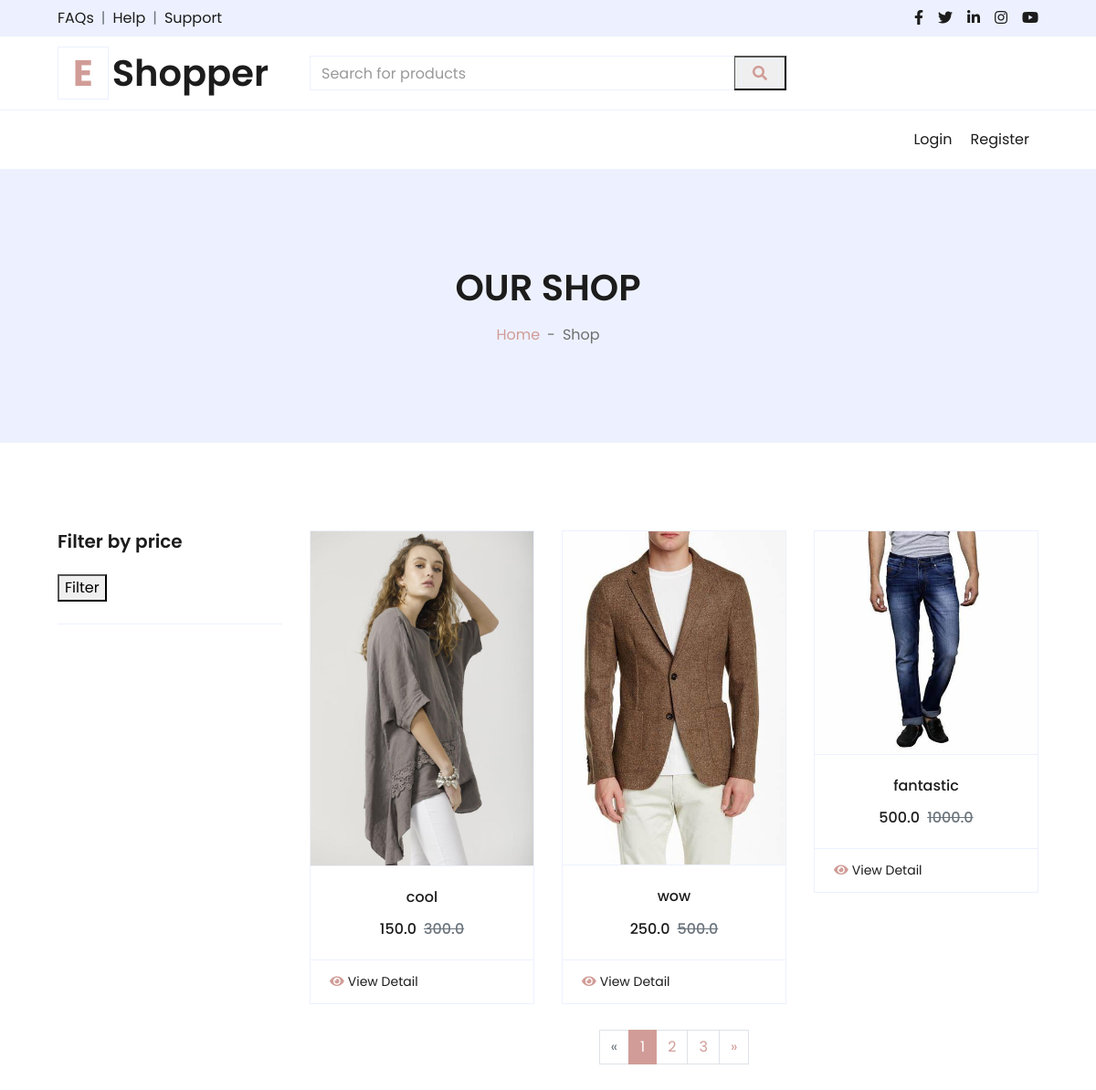
Screenshot of /searchbar/ with the database file from the repository.
### store/models.py (models this page shows, shortened)
class Product(models.Model):
  category=[
    ('TW','Top Wear'),
    ('BW','Bottom Wear'),
    ('Shoes','Shoes'),
    ('mobile','mobile'),
    ('Laptop','Laptop')
  ]
  title=models.CharField(max_length=100)
  selling_price=models.FloatField()
  discounted_price=models.FloatField()
  description=models.TextField()
  brand=models.CharField(max_length=100)
  Category=models.CharField(choices=category,max_length=10)
  product_image=models.ImageField(upload_to='productimg')

### store/views.py (the view)
# urls.py: path('searchbar/',views.searchbar,name='searchbar'),
def searchbar(request):
    q=request.GET.get('product')if request.GET.get('product')!=None else ''
    products=Product.objects.filter(Q(title__icontains=q)
    |Q(description__icontains=q)
    |Q(brand__icontains=q)
    |Q(Category__icontains=q))
    context={'items':products}
    return render (request,'store/shop.html',context)

### store/templates/store/shop.html (shortened to what this page needs)
 {% extends 'store/main.html' %}{% block content %} {% load static %}
<div class="container-fluid bg-secondary mb-5">
    <div class="d-flex flex-column align-items-center justify-content-center" style="min-height: 300px">
        <h1 class="font-weight-semi-bold text-uppercase mb-3">Our Shop</h1>
        <div class="d-inline-flex">
            <p class="m-0"><a href="{% url 'home' %}">Home</a></p>
            <p class="m-0 px-2">-</p>
            <p class="m-0">Shop</p>
        </div>
    </div>
</div>
<div class="container-fluid pt-5">
    <div class="row px-xl-5">
        <div class="col-lg-3 col-md-12">
            <div class="border-bottom mb-4 pb-4">
                <h5 class="font-weight-semi-bold mb-4">Filter by price</h5>
                <form method="GET">
                    <button type="'submit">Filter</button>
                </form>
            </div>
        </div>
        <div class="col-lg-9 col-md-12">
            <div class="row pb-3">
                {% for item in items %}
                <div class="col-lg-4 col-md-6 col-sm-12 pb-1">
                    <div class="card product-item border-0 mb-4">
                        <div class="card-header product-img position-relative overflow-hidden bg-transparent border p-0">
                            <img class="img-fluid w-100" src="{{item.product_image.url}}" alt="">
                        </div>
                        <div class="card-body border-left border-right text-center p-0 pt-4 pb-3">
                            <h6 class="text-truncate mb-3">{{item.description}}</h6>
                            <div class="d-flex justify-content-center">
                                <h6>{{item.discounted_price}}</h6>
                                <h6 class="text-muted ml-2"><del>{{item.selling_price}}</del></h6>
                            </div>
                        </div>
                        <div class="card-footer d-flex justify-content-between bg-light border">
                            <a href="{% url 'productdetail' item.id %}" class="btn btn-sm text-dark p-0"><i class="fas fa-eye text-primary mr-1"></i>View Detail</a>
                        </div>
                    </div>
                </div>
                {% endfor %}
                <div class="col-12 pb-1">
                    <nav aria-label="Page navigation">
                        <ul class="pagination justify-content-center mb-3">
                            <li class="page-item disabled">
                                <a class="page-link" href="#" aria-label="Previous">
                                    <span aria-hidden="true">&laquo;</span>
                                </a>
                            </li>
                            <li class="page-item active"><a class="page-link" href="#">1</a></li>
                            <li class="page-item"><a class="page-link" href="#">2</a></li>
                            <li class="page-item"><a class="page-link" href="#">3</a></li>
                            <li class="page-item">
                                <a class="page-link" href="#" aria-label="Next">
                                    <span aria-hidden="true">&raquo;</span>
                                </a>
                            </li>
                        </ul>
                    </nav>
                </div>
            </div>
        </div>
    </div>
</div>
{% endblock %}

### rows the page displays
Product: product_image (picture), description "cool", discounted_price "150.0", selling_price "300.0"
Product: product_image (picture), description "wow", discounted_price "250.0", selling_price "500.0"
Product: product_image (picture), description "fantastic", discounted_price "500.0", selling_price "1000.0"
